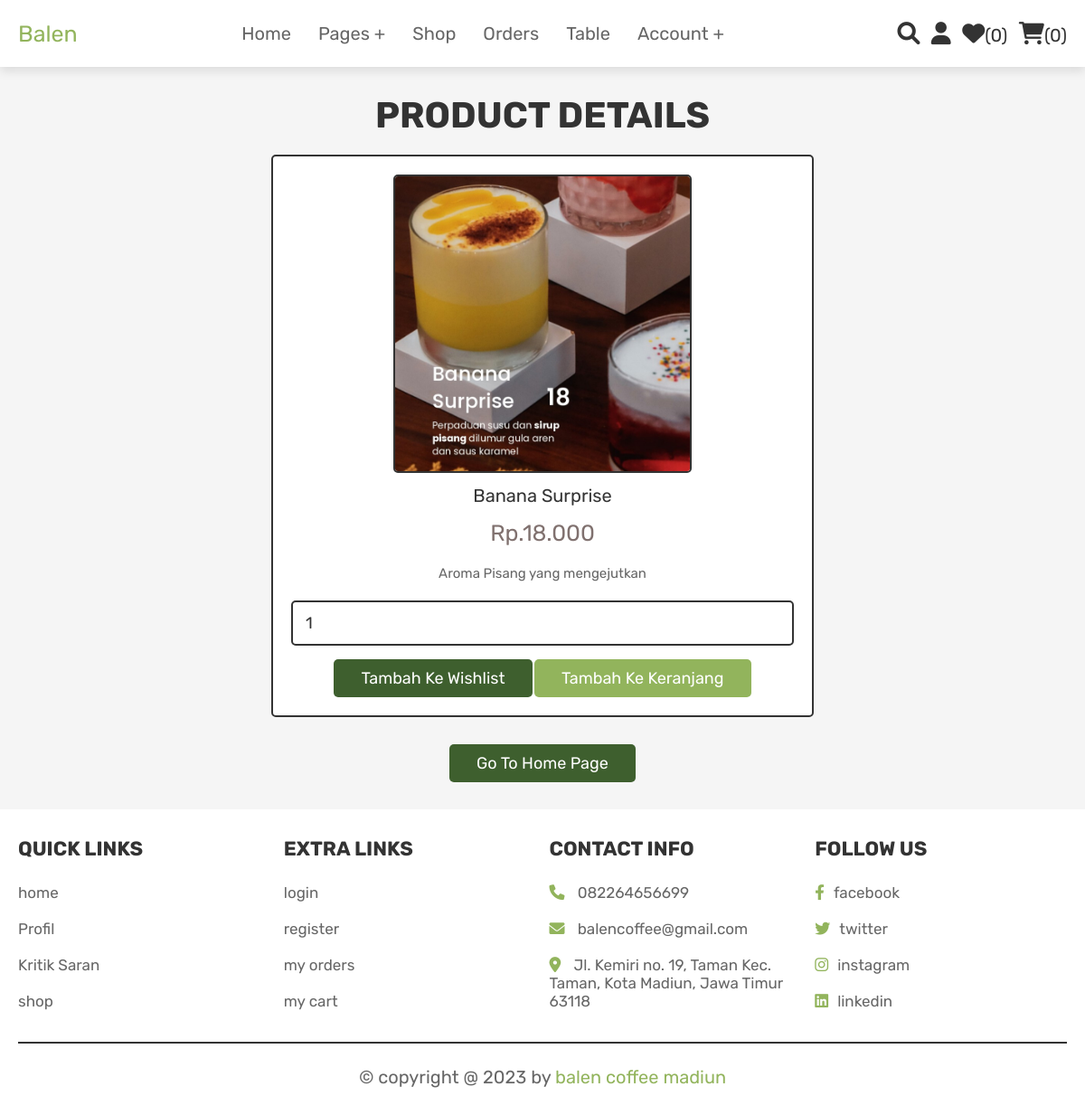
Screenshot of /view_page_drinks.php?pid=21 (signed in) with the database file from the repository.
### tables this page shows
CREATE TABLE `drinks` (
  `id_drinks` int(11) NOT NULL,
  `name` varchar(255) NOT NULL,
  `price` decimal(10,3) NOT NULL,
  `details` text DEFAULT NULL,
  `image` varchar(255) NOT NULL,
  `status` enum('available','unavailable') NOT NULL DEFAULT 'available'
);

### view_page_drinks.php (the view, shortened to what this page needs)
<?php
@include 'config.php';
?>
<!DOCTYPE html>
<html lang="en">
<head>
   <link rel="stylesheet" href="https://cdnjs.cloudflare.com/ajax/libs/font-awesome/6.0.0/css/all.min.css">
   <link rel="stylesheet" href="css/style.css">
</head>
<body>
<?php @include 'header.php'; ?>
<section class="quick-view">
    <h1 class="title">product details</h1>
    <?php
        if(isset($_GET['pid'])){
            $pid = $_GET['pid'];
            $select_drinks = mysqli_query($conn, "SELECT * FROM `drinks` where id_drinks = '$pid'") or die('query failed');
            if(mysqli_num_rows($select_drinks) > 0){
               while($fetch_drinks = mysqli_fetch_assoc($select_drinks)){
    ?>
    <form action="" method="POST" class="box">
         <img src="uploaded_img/<?php echo $fetch_drinks['image']; ?>" alt="" class="image">
         <div class="name"><?php echo $fetch_drinks['name']; ?></div>
         <div class="price">Rp.<?php echo $fetch_drinks['price']; ?></div>
         <div class="details"><?php echo $fetch_drinks['details']; ?></div>
         <input type="number" name="product_quantity" value="1" min="0" class="qty">
         <input type="submit" value="Tambah Ke Wishlist" name="add_drink_to_wishlist" class="option-btn">
         <input type="submit" value="Tambah Ke Keranjang" name="add_to_cart" class="btn">
      </form>
    <?php
            }
        }else{
        echo '<p class="empty">no products details available!</p>';
        }
    }
    ?>
    <div class="more-btn">
        <a href="home.php" class="option-btn">go to home page</a>
    </div>
</section>
<?php @include 'footer.php'; ?>
</body>
</html>

### css/style.css (style rules this page uses)
:root { --pink:#92b45c; --red:#80716f; --orange:#3e5f2e; --black:#333; --white:#fff; --light-color:#666; --light-white:#ccc; --light-bg:#f5f5f5; --border:.2rem solid var(--black); --box-shadow:0 .5rem 1rem rgba(0,0,0,.1); }
* { font-family: 'Rubik', sans-serif; margin:0; padding:0; box-sizing: border-box; outline: none; border:none; text-decoration: none; transition:all .2s linear; }
html { font-size: 62.5%; overflow-x: hidden; scroll-behavior: smooth; scroll-padding-top: 6.5rem; }
body { background: var(--light-bg); }
section { padding:3rem 2rem; }
.btn, .delete-btn, .option-btn { display: inline-block; border-radius: .5rem; margin-top: 1rem; font-size: 1.8rem; color:var(--white); cursor: pointer; padding:1rem 3rem; text-transform: capitalize; }
.btn { background-color: var(--pink); }
.option-btn { background-color: var(--orange); }
.more-btn { margin-top: 2rem; text-align: center; }
.title { text-align: center; margin-bottom: 2rem; color:var(--black); text-transform: uppercase; font-size: 4rem; }
.quick-view form { max-width: 60rem; padding:2rem; text-align: center; border:var(--border); box-shadow: var(--border); border-radius: .5rem; background-color: var(--white); margin:0 auto; }
.quick-view form .image { height: 33rem; border:var(--border); border-radius: .5rem; }
.quick-view form .name { margin:1rem 0; font-size: 2rem; color:var(--black); }
.quick-view form .price { color:var(--red); font-size: 2.5rem; padding:.5rem 0; }
.quick-view form .details { padding:1rem 0; font-size: 1.5rem; color:var(--light-color); line-height: 2; }
.quick-view form .qty { width: 100%; padding:1.2rem 1.4rem; font-size: 1.8rem; color:var(--black); border-radius: .5rem; border:var(--border); margin:.5rem 0; }

### rows the page displays
drinks: image (picture), name "Banana Surprise", price "18.000", details "Aroma Pisang yang mengejutkan"

### other values shown
$wishlist_num_rows "0"
$cart_num_rows "0"
